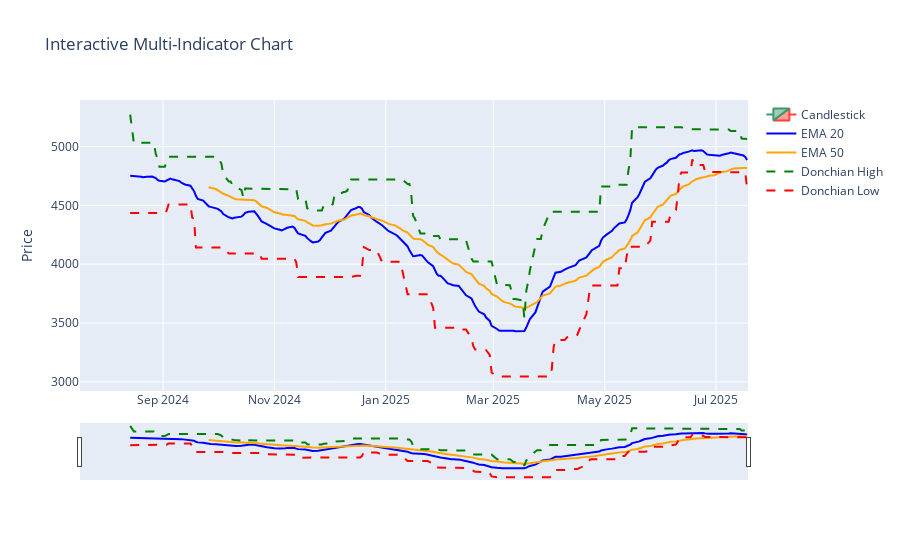

Notebook cell for this chart:
### Code cell
import plotly.graph_objs as go

fig = go.Figure()
fig.add_trace(go.Candlestick(
    x=data.index, open=data['Open'], high=data['High'], low=data['Low'], close=data['Close'], name='Candlestick'
))
fig.add_trace(go.Scatter(
    x=data.index, y=data['EMA_20'], line=dict(color='blue', width=2), name='EMA 20'
))
fig.add_trace(go.Scatter(
    x=data.index, y=data['EMA_50'], line=dict(color='orange', width=2), name='EMA 50'
))
fig.add_trace(go.Scatter(
    x=data.index, y=data['donchian_channel_high'], line=dict(color='green', dash='dash'), name='Donchian High'
))
fig.add_trace(go.Scatter(
    x=data.index, y=data['donchian_channel_low'], line=dict(color='red', dash='dash'), name='Donchian Low'
))
fig.update_layout(title='Interactive Multi-Indicator Chart', yaxis_title='Price')
fig.show()

### Figure 1 — Plotly figure (JSON) as saved in the notebook; plotly's stock layout.template omitted (floating-point values rounded to 4 significant figures; data arrays with more than 128 entries replaced by an {"elided": "..."} marker saying what was removed)
{"data": [{"close": {"elided": "251x1 float values"}, "high": {"elided": "251x1 float values"}, "low": {"elided": "251x1 float values"}, "name": "Candlestick", "open": {"elided": "251x1 float values"}, "type": "candlestick", "x": {"elided": "251 str values"}}, {"line": {"color": "blue", "width": 2}, "name": "EMA 20", "type": "scatter", "x": {"elided": "251 str values"}, "y": {"elided": "251 float values"}}, {"line": {"color": "orange", "width": 2}, "name": "EMA 50", "type": "scatter", "x": {"elided": "251 str values"}, "y": {"elided": "251 float values"}}, {"line": {"color": "green", "dash": "dash"}, "name": "Donchian High", "type": "scatter", "x": {"elided": "251 str values"}, "y": {"elided": "251 float values"}}, {"line": {"color": "red", "dash": "dash"}, "name": "Donchian Low", "type": "scatter", "x": {"elided": "251 str values"}, "y": {"elided": "251 float values"}}], "layout": {"title": {"text": "Interactive Multi-Indicator Chart"}, "yaxis": {"title": {"text": "Price"}}}}
